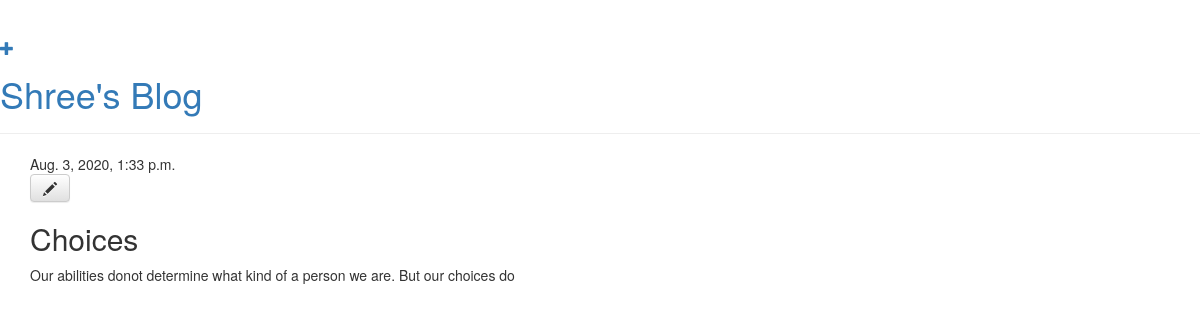
The app's page /post/2/ with its own data.
### blog/models.py (models this page shows, shortened)
class Post(models.Model):
    author = models.ForeignKey(settings.AUTH_USER_MODEL, on_delete=models.CASCADE)
    title = models.CharField(max_length=200)
    text = models.TextField()
    created_date = models.DateTimeField(default=timezone.now)
    published_date = models.DateTimeField(blank=True, null=True)

### blog/views.py (the view)
# urls.py: path('post/<int:pk>/', views.post_detail, name='post_detail'),
def post_detail(request, pk):
    post = get_object_or_404(Post, pk=pk)
    return render(request, 'blog/post_detail.html', {'post': post})

### blog/templates/blog/post_detail.html
{% extends 'blog/base.html' %}
{% block content %}
    <div class="post">
        {% if post.published_date %}
            <div class="date">
                {{ post.published_date }}
            </div>
        {% endif %}
        <a class="btn btn-default" href="{% url 'post_edit' pk=post.pk %}"><span class="glyphicon glyphicon-pencil"></span></a>
        <h2>{{ post.title }}</h2>
        <p>{{ post.text|linebreaksbr }}</p>
    </div>
{% endblock %}

### records on screen
Post: published_date "Aug. 3, 2020, 1:33 p.m.", title "Choices", text "Our abilities donot determine what kind of a person we are. But our choices do"
